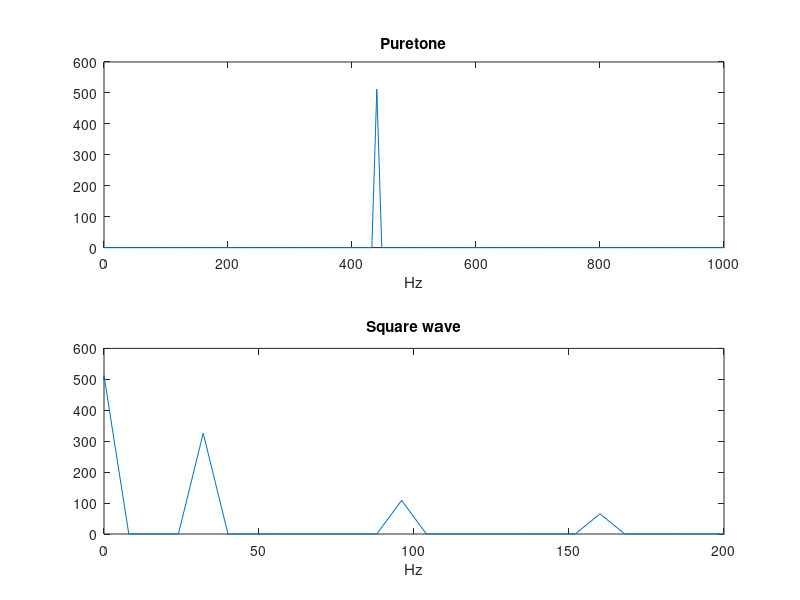

Reproduce this figure in MATLAB.
clear;
Fs=8192;
t=(0:Fs-1)/Fs;
f1=440;
y1=sin(2*pi*f1*t);
y2=y1(1:1024);
t=t(1:1024);
y3=fft(y2);
y4=fftshift(y3);
y5=abs(y4);
n=1024;
fshift=(-n/2:n/2-1)*(8192/n);
subplot(2,1,1);
plot(fshift,y5);
xlabel('Hz');
title('Puretone');
axis([0 1000 0 600]);
y6=[zeros(1,128) ones(1,128) zeros(1,128) ones(1,128) zeros(1,128) ones(1,128) zeros(1,128) ones(1,128)];
y7=fft(y6);
y8=fftshift(y7);
y9=abs(y8);
subplot(2,1,2);
plot(fshift,y9);
xlabel('Hz');
title('Square wave');
axis([0 200 0 600]);





